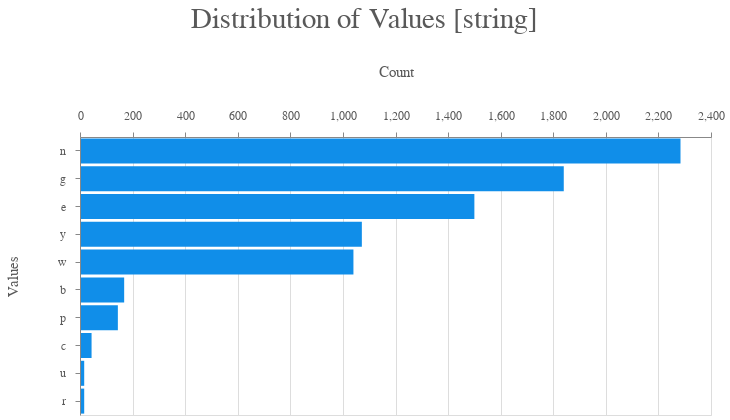

Express this chart as Vega-Lite.
### Vega specification from a JSON file in a GitHub repository (floating-point values rounded to 4 significant figures)
{"$schema": "https://vega.github.io/schema/vega/v4.json", "autosize": "fit", "axes": [{"labelOverlap": true, "orient": "top", "scale": "x", "tickCount": {"signal": "ceil(width/40)"}, "title": "Count", "zindex": 1}, {"domain": false, "grid": true, "gridScale": "y", "labels": false, "maxExtent": 0, "minExtent": 0, "orient": "top", "scale": "x", "tickCount": {"signal": "ceil(width/40)"}, "ticks": false, "zindex": 0}, {"labelOverlap": true, "orient": "left", "scale": "y", "title": "Values", "zindex": 1}], "config": {"axis": {"labelColor": "rgba(0,0,0,0.65)", "labelFont": "HelveticaNeue, Arial", "labelFontSize": 12, "labelPadding": 10, "titleColor": "rgba(0,0,0,0.65)", "titleFont": "HelveticaNeue-Medium, Arial", "titleFontSize": 15, "titleFontWeight": "normal", "titlePadding": 30}, "axisY": {"minExtent": 30}, "style": {"group-title": {"fill": "rgba(0,0,0,0.65)", "font": "HelveticaNeue, Arial", "fontSize": 29, "fontWeight": "normal"}, "rect": {"stroke": "rgba(200, 200, 200, 0.5)"}}}, "data": [{"name": "pts_store_store"}, {"name": "source_2", "progress": 100.0, "values": [{"count": 2284, "label": "n", "label_idx": 0, "percentage": "28.1142%"}, {"count": 1840, "label": "g", "label_idx": 1, "percentage": "22.6489%"}, {"count": 1500, "label": "e", "label_idx": 2, "percentage": "18.4638%"}, {"count": 1072, "label": "y", "label_idx": 3, "percentage": "13.1955%"}, {"count": 1040, "label": "w", "label_idx": 4, "percentage": "12.8016%"}, {"count": 168, "label": "b", "label_idx": 5, "percentage": "2.06795%"}, {"count": 144, "label": "p", "label_idx": 6, "percentage": "1.77253%"}, {"count": 44, "label": "c", "label_idx": 7, "percentage": "0.541605%"}, {"count": 16, "label": "r", "label_idx": 8, "percentage": "0.196947%"}, {"count": 16, "label": "u", "label_idx": 9, "percentage": "0.196947%"}]}, {"name": "data_0", "source": "source_2", "transform": [{"as": "count", "expr": "toNumber(datum[\"count\"])", "type": "formula"}, {"expr": "datum[\"count\"] !== null && !isNaN(datum[\"count\"])", "type": "filter"}]}], "height": 410, "marks": [{"encode": {"hover": {"fill": {"value": "#7EC2F3"}}, "update": {"fill": {"value": "#108EE9"}, "height": {"band": true, "scale": "y"}, "x": {"field": "count", "scale": "x"}, "x2": {"scale": "x", "value": 0}, "y": {"field": "label", "scale": "y"}}}, "from": {"data": "data_0"}, "name": "marks", "style": ["bar"], "type": "rect"}], "metadata": {"bubbleOpts": {"fields": [{"field": "count"}, {"field": "label"}, {"field": "percentage"}], "showAllFields": false}}, "padding": 5, "scales": [{"domain": {"data": "data_0", "field": "count"}, "name": "x", "nice": true, "range": [0, {"signal": "width"}], "type": "linear", "zero": true}, {"domain": {"data": "data_0", "field": "label", "sort": {"field": "count", "op": "mean"}}, "name": "y", "paddingInner": 0.1, "paddingOuter": 0.05, "range": [{"signal": "height"}, 0], "type": "band"}], "signals": [{"name": "unit", "on": [{"events": "mousemove", "update": "isTuple(group()) ? group() : unit"}], "value": {}}, {"name": "pts_store", "update": "data(\"pts_store_store\").length && {count: data(\"pts_store_store\")[0].values[0]}"}, {"name": "pts_store_tuple", "on": [{"events": [{"source": "scope", "type": "click"}], "force": true, "update": "datum && item().mark.marktype !== 'group' ? {unit: \"\", encodings: [\"x\"], fields: [\"count\"], values: [datum[\"count\"]]} : null"}], "value": {}}, {"name": "pts_store_modify", "on": [{"events": {"signal": "pts_store_tuple"}, "update": "modify(\"pts_store_store\", pts_store_tuple, true)"}]}], "style": "cell", "title": {"offset": 30, "text": "Distribution of Values [string]"}, "width": 720}
